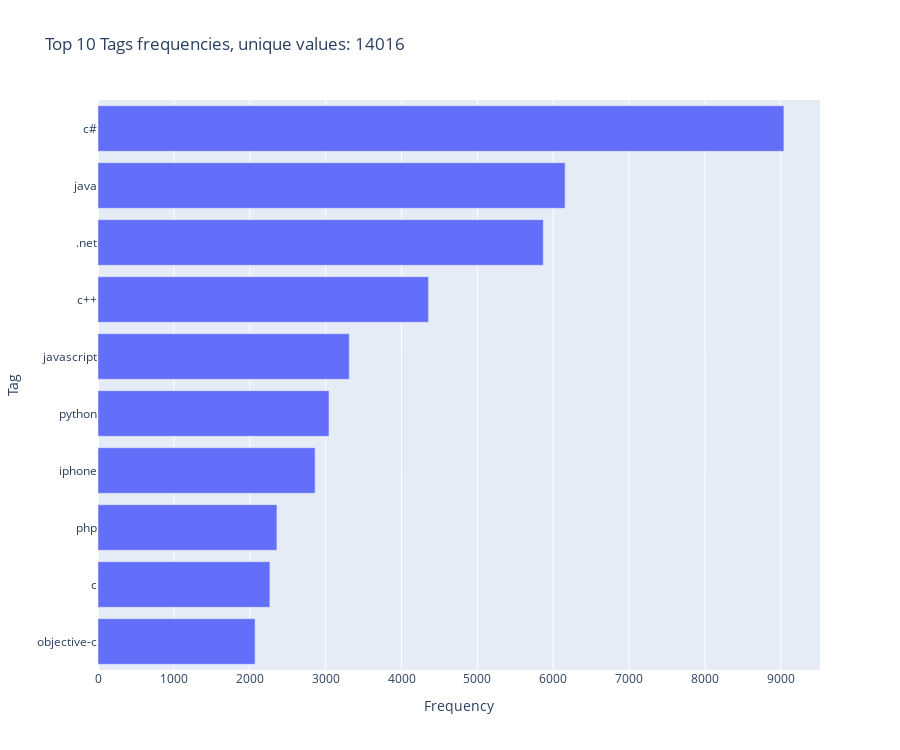

The notebook cell this image was saved under:
### Code cell
plot_frequencies(tags_frequencies,'Tags')

### Figure 1 — Plotly figure (JSON) as saved in the notebook; plotly's stock layout.template omitted (floating-point values rounded to 4 significant figures)
{"data": [{"alignmentgroup": "True", "hovertemplate": "Frequency=%{x}<br>Tag=%{y}<extra></extra>", "legendgroup": "", "marker": {"color": "#636efa", "pattern": {"shape": ""}}, "name": "", "offsetgroup": "", "orientation": "h", "showlegend": false, "textposition": "auto", "type": "bar", "x": [2070, 2265, 2358, 2861, 3044, 3311, 4356, 5868, 6156, 9039], "xaxis": "x", "y": ["objective-c", "c", "php", "iphone", "python", "javascript", "c++", ".net", "java", "c#"], "yaxis": "y"}], "layout": {"barmode": "relative", "height": 750, "legend": {"tracegroupgap": 0}, "title": {"text": "Top 10 Tags frequencies, unique values: 14016"}, "xaxis": {"anchor": "y", "domain": [0, 1], "title": {"text": "Frequency"}}, "yaxis": {"anchor": "x", "domain": [0, 1], "title": {"text": "Tag"}}}}
